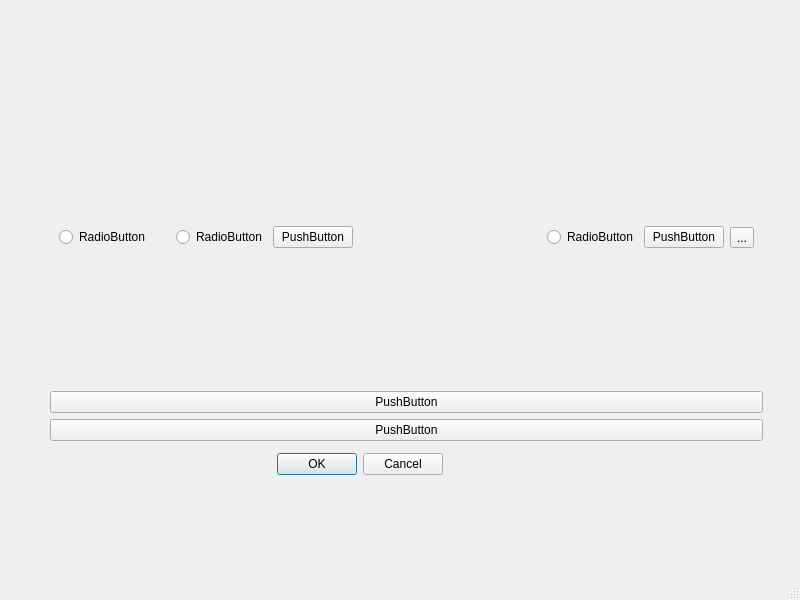
<?xml version="1.0" encoding="UTF-8"?>
<ui version="4.0">
 <class>MainWindow</class>
 <widget class="QMainWindow" name="MainWindow">
  <property name="geometry">
   <rect>
    <x>0</x>
    <y>0</y>
    <width>800</width>
    <height>600</height>
   </rect>
  </property>
  <property name="windowTitle">
   <string>MainWindow</string>
  </property>
  <widget class="QWidget" name="centralwidget">
   <widget class="QWidget" name="verticalLayoutWidget">
    <property name="geometry">
     <rect>
      <x>50</x>
      <y>90</y>
      <width>713</width>
      <height>351</height>
     </rect>
    </property>
    <layout class="QVBoxLayout" name="verticalLayout">
     <item>
      <widget class="QStackedWidget" name="horizontalStackedWidget">
       <widget class="QWidget" name="horizontalStackedWidgetPage1" native="true">
        <layout class="QHBoxLayout" name="horizontalLayout">
         <item>
          <layout class="QHBoxLayout" name="horizontalLayout_2"/>
         </item>
         <item>
          <widget class="QRadioButton" name="radioButton_2">
           <property name="text">
            <string>RadioButton</string>
           </property>
          </widget>
         </item>
         <item>
          <spacer name="verticalSpacer">
           <property name="orientation">
            <enum>Qt::Orientation::Vertical</enum>
           </property>
           <property name="sizeHint" stdset="0">
            <size>
             <width>20</width>
             <height>40</height>
            </size>
           </property>
          </spacer>
         </item>
         <item>
          <widget class="QRadioButton" name="radioButton">
           <property name="text">
            <string>RadioButton</string>
           </property>
          </widget>
         </item>
         <item>
          <widget class="QPushButton" name="pushButton_2">
           <property name="text">
            <string>PushButton</string>
           </property>
          </widget>
         </item>
         <item>
          <spacer name="horizontalSpacer">
           <property name="orientation">
            <enum>Qt::Orientation::Horizontal</enum>
           </property>
           <property name="sizeHint" stdset="0">
            <size>
             <width>40</width>
             <height>20</height>
            </size>
           </property>
          </spacer>
         </item>
         <item>
          <widget class="QRadioButton" name="radioButton_3">
           <property name="text">
            <string>RadioButton</string>
           </property>
          </widget>
         </item>
         <item>
          <widget class="QPushButton" name="pushButton">
           <property name="text">
            <string>PushButton</string>
           </property>
          </widget>
         </item>
         <item>
          <widget class="QToolButton" name="toolButton">
           <property name="text">
            <string>...</string>
           </property>
          </widget>
         </item>
        </layout>
       </widget>
      </widget>
     </item>
     <item>
      <widget class="QPushButton" name="pushButton_4">
       <property name="text">
        <string>PushButton</string>
       </property>
      </widget>
     </item>
     <item>
      <widget class="QPushButton" name="pushButton_3">
       <property name="text">
        <string>PushButton</string>
       </property>
      </widget>
     </item>
    </layout>
   </widget>
   <widget class="QDialogButtonBox" name="buttonBox">
    <property name="geometry">
     <rect>
      <x>250</x>
      <y>450</y>
      <width>193</width>
      <height>29</height>
     </rect>
    </property>
    <property name="standardButtons">
     <set>QDialogButtonBox::StandardButton::Cancel|QDialogButtonBox::StandardButton::Ok</set>
    </property>
   </widget>
  </widget>
  <widget class="QMenuBar" name="menubar">
   <property name="geometry">
    <rect>
     <x>0</x>
     <y>0</y>
     <width>800</width>
     <height>26</height>
    </rect>
   </property>
  </widget>
  <widget class="QStatusBar" name="statusbar"/>
 </widget>
 <resources/>
 <connections>
  <connection>
   <sender>pushButton_2</sender>
   <signal>clicked()</signal>
   <receiver>radioButton</receiver>
   <slot>repaint()</slot>
   <hints>
    <hint type="sourcelabel">
     <x>355</x>
     <y>252</y>
    </hint>
    <hint type="destinationlabel">
     <x>239</x>
     <y>259</y>
    </hint>
   </hints>
  </connection>
 </connections>
</ui>
